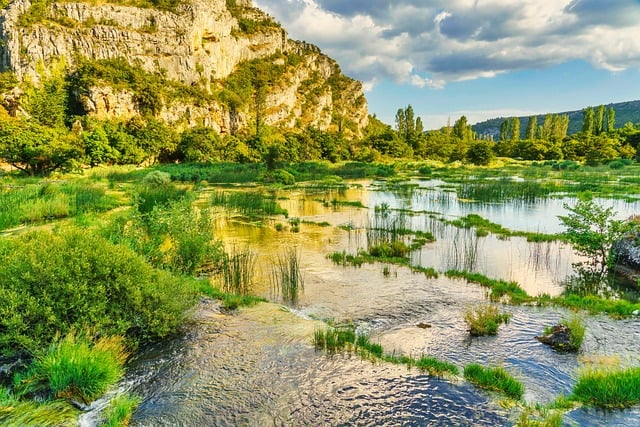
#> input picture Digital_Image_Processing/week2/img/color_img.jpg, 640 x 427 px
$ python seperate_ch.py
#> lines starting #> are read from the running program, lines starting #| are printed output that depends on the picture
import cv2

img = cv2.imread('img/color_img.jpg')
#> img is the input picture: shape (427, 640, 3); mean B, G, R 93.1, 151.5, 143.6

b, g, r = cv2.split(img)
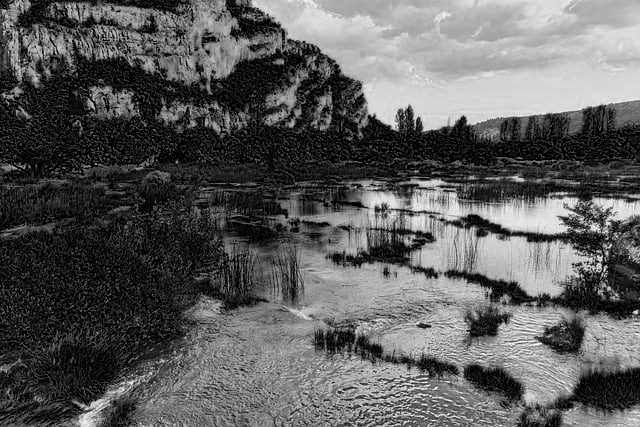
#> b: shape (427, 640); min 0, max 255, mean 93.1
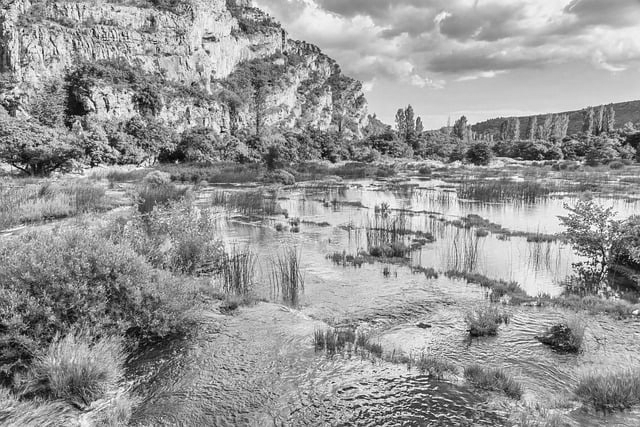
#> g: shape (427, 640); min 0, max 255, mean 151.5
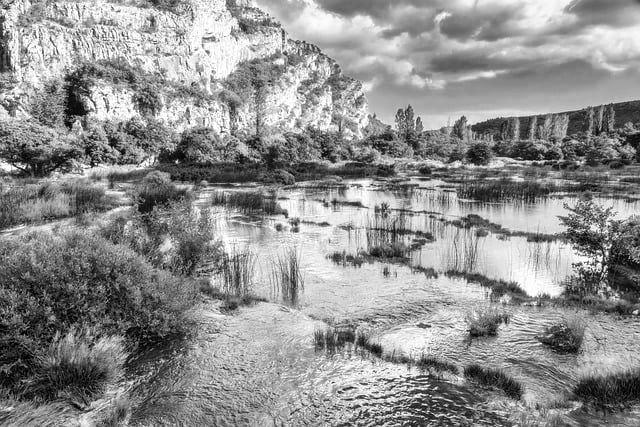
#> r: shape (427, 640); min 0, max 255, mean 143.6

cv2.imshow("Blue: ", b)
cv2.imshow("Green: ", g)
cv2.imshow("Red: ", r)


cv2.waitKey(0)
cv2.destroyAllWindows()
